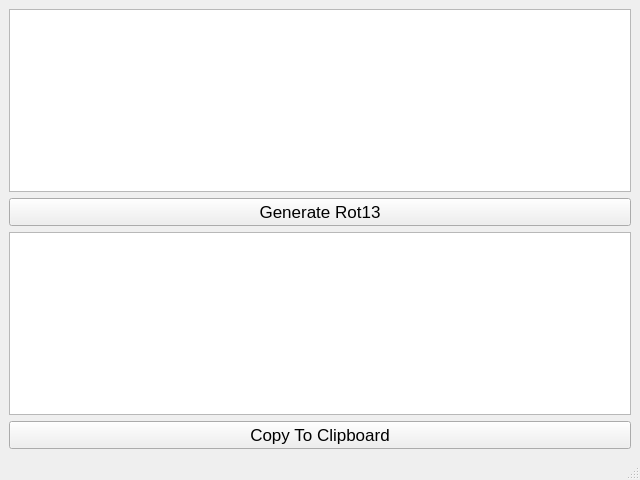
<?xml version="1.0" encoding="UTF-8"?>
<ui version="4.0">
 <class>MainWindow</class>
 <widget class="QMainWindow" name="MainWindow">
  <property name="geometry">
   <rect>
    <x>0</x>
    <y>0</y>
    <width>640</width>
    <height>480</height>
   </rect>
  </property>
  <property name="windowTitle">
   <string>ROT13 - UmarYusuf.com</string>
  </property>
  <widget class="QWidget" name="centralwidget">
   <layout class="QGridLayout" name="gridLayout">
    <item row="0" column="0">
     <layout class="QVBoxLayout" name="verticalLayout">
      <item>
       <widget class="QTextEdit" name="in_textEdit">
        <property name="font">
         <font>
          <pointsize>12</pointsize>
         </font>
        </property>
       </widget>
      </item>
      <item>
       <widget class="QPushButton" name="rot13_Button">
        <property name="font">
         <font>
          <pointsize>13</pointsize>
         </font>
        </property>
        <property name="text">
         <string>Generate Rot13</string>
        </property>
       </widget>
      </item>
      <item>
       <widget class="QTextEdit" name="out_textEdit">
        <property name="font">
         <font>
          <pointsize>12</pointsize>
         </font>
        </property>
       </widget>
      </item>
      <item>
       <widget class="QPushButton" name="copy_Button">
        <property name="font">
         <font>
          <pointsize>13</pointsize>
         </font>
        </property>
        <property name="text">
         <string>Copy To Clipboard</string>
        </property>
       </widget>
      </item>
     </layout>
    </item>
   </layout>
  </widget>
  <widget class="QMenuBar" name="menubar">
   <property name="geometry">
    <rect>
     <x>0</x>
     <y>0</y>
     <width>640</width>
     <height>21</height>
    </rect>
   </property>
  </widget>
  <widget class="QStatusBar" name="statusbar"/>
 </widget>
 <resources/>
 <connections/>
</ui>
